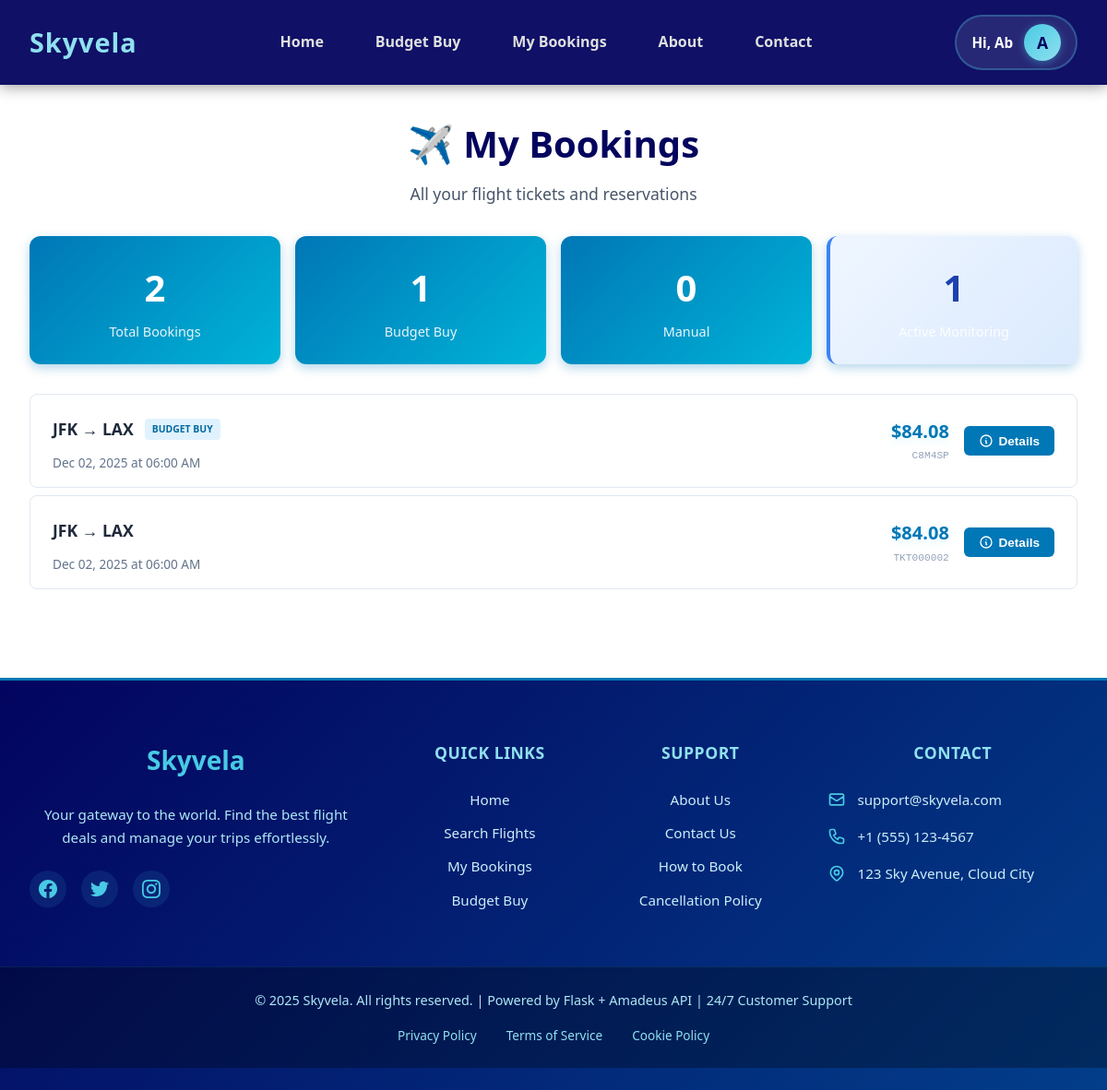
Page /my-bookings (signed in) on the committed database.
### models.py (models this page shows, shortened)
class BudgetBuyRequest(db.Model):
    __tablename__ = "BudgetBuyRequest"
    request_id: Mapped[int] = mapped_column(Integer, primary_key=True, autoincrement=True)
    user_id: Mapped[int] = mapped_column(Integer, db.ForeignKey("User.user_id", ondelete="CASCADE"), nullable=False)
    origin: Mapped[str] = mapped_column(String(3), nullable=False)
    destination: Mapped[str] = mapped_column(String(3), nullable=False)
    departure_date: Mapped[Optional[datetime]] = mapped_column(DateTime)
    return_date: Mapped[Optional[datetime]] = mapped_column(DateTime)
    trip_duration_weeks: Mapped[Optional[int]] = mapped_column(Integer)  # 2 weeks, 3 weeks, etc.
    non_stop_only: Mapped[bool] = mapped_column(Boolean, default=False)
    max_stops: Mapped[Optional[int]] = mapped_column(Integer)
    preferred_time: Mapped[Optional[str]] = mapped_column(String(32))  # Morning/Afternoon/Night
    preferred_airline: Mapped[Optional[str]] = mapped_column(String(3))  # IATA code
    min_budget: Mapped[float] = mapped_column(Float, nullable=False)
    max_budget: Mapped[float] = mapped_column(Float, nullable=False)
    currency: Mapped[str] = mapped_column(String(8), default='USD')
    mode: Mapped[str] = mapped_column(String(16), nullable=False)  # 'auto_book' or 'alert_only'
    status: Mapped[str] = mapped_column(String(32), default='pending')
    booked_ticket_id: Mapped[Optional[int]] = mapped_column(Integer, db.ForeignKey("Ticket.ticket_id", ondelete="SET NULL"))
    booked_price: Mapped[Optional[float]] = mapped_column(Float)
    booking_confirmation: Mapped[Optional[str]] = mapped_column(String(64))
    created_at: Mapped[datetime] = mapped_column(DateTime, default=datetime.utcnow, nullable=False)
    last_checked_at: Mapped[Optional[datetime]] = mapped_column(DateTime)
    completed_at: Mapped[Optional[datetime]] = mapped_column(DateTime)
    user = relationship("User", backref="budget_requests")

class Flight(db.Model):
    __tablename__ = "Flight"
    flight_id: Mapped[int] = mapped_column(Integer, primary_key=True, autoincrement=True)
    flight_number: Mapped[Optional[str]] = mapped_column(String(32))  # May be unknown for multi-segment offers
    departure_airport: Mapped[str] = mapped_column(String(3), nullable=False)
    arrival_airport: Mapped[str] = mapped_column(String(3), nullable=False)
    departure_time: Mapped[Optional[datetime]] = mapped_column(DateTime)
    arrival_time: Mapped[Optional[datetime]] = mapped_column(DateTime)
    duration: Mapped[Optional[int]] = mapped_column(Integer)  # minutes

class Ticket(db.Model):
    __tablename__ = "Ticket"
    ticket_id: Mapped[int] = mapped_column(Integer, primary_key=True, autoincrement=True)
    flight_id: Mapped[int] = mapped_column(Integer, db.ForeignKey("Flight.flight_id", ondelete="CASCADE"), nullable=False)
    search_id: Mapped[Optional[int]] = mapped_column(Integer, db.ForeignKey("Search.search_id", ondelete="SET NULL"))
    price: Mapped[float] = mapped_column(Float, nullable=False)
    currency: Mapped[str] = mapped_column(String(8), default='USD')
    fare_class: Mapped[Optional[str]] = mapped_column(String(32))
    Ticket_bought: Mapped[bool] = mapped_column(Boolean, default=False)
    scraped_at: Mapped[datetime] = mapped_column(DateTime, default=datetime.utcnow, nullable=False)

### app.py (the view)
@app.route('/my-bookings')
def my_bookings():
    if not session.get('user_id'):
        flash('Please log in to view your bookings.', 'error')
        return redirect(url_for('login'))
    try:
        from models import Ticket, Flight, Search, BudgetBuyRequest
        from datetime import datetime
        user_id = session.get('user_id')
        current_time = datetime.now()
        tickets = db.session.query(Ticket, Flight, Search).join(
            Flight, Ticket.flight_id == Flight.flight_id
        ).outerjoin(
            Search, Ticket.search_id == Search.search_id
        ).filter(
            (Search.user_id == user_id) | (Ticket.Ticket_bought == True)
        ).order_by(
            Ticket.scraped_at.desc()
        ).all()
        budget_bookings = BudgetBuyRequest.query.filter_by(
            user_id=user_id,
            status='booked'
        ).all()
        all_bookings = []
        for ticket, flight, search in tickets:
            if ticket.Ticket_bought:
                if flight.departure_time and flight.departure_time < current_time:
                    continue  # Skip past flights
                all_bookings.append({
                    'type': 'manual' if search else 'unknown',
                    'ticket': ticket,
                    'flight': flight,
                    'search': search,
                    'booking_date': ticket.scraped_at,
                    'confirmation': f"TKT{ticket.ticket_id:06d}"
                })
        for req in budget_bookings:
            if req.booked_ticket_id:
                ticket = Ticket.query.get(req.booked_ticket_id)
                if ticket:
                    flight = Flight.query.get(ticket.flight_id)
                    if flight and flight.departure_time and flight.departure_time < current_time:
                        continue  # Skip past flights
                    all_bookings.append({
                        'type': 'budget_buy',
                        'ticket': ticket,
                        'flight': flight,
                        'search': None,
                        'budget_request': req,
                        'booking_date': req.completed_at or ticket.scraped_at,
                        'confirmation': req.booking_confirmation or f"BB{req.request_id:06d}"
                    })
        all_bookings.sort(key=lambda x: x['booking_date'], reverse=True)
        active_budget_requests = BudgetBuyRequest.query.filter(
            BudgetBuyRequest.user_id == user_id,
            BudgetBuyRequest.status.in_(['pending', 'searching', 'price_found', 'alert_sent'])
        ).count()
        return render_template('my_bookings.html',
                             bookings=all_bookings,
                             active_budget_requests=active_budget_requests)
    except Exception as e:
        print(f"❌ My Bookings page error: {e}")
        import traceback
        traceback.print_exc()
        return render_template('my_bookings.html', bookings=[])

### app.py (called while the page is built)
@app.context_processor
def inject_active_requests():
    active_requests = 0
    if session.get('user_id'):
        try:
            from models import BudgetBuyRequest
            active_requests = BudgetBuyRequest.query.filter_by(
                user_id=session.get('user_id')
            ).filter(
                BudgetBuyRequest.status.in_(['pending', 'searching', 'price_found'])
            ).count()
        except Exception:
            pass
    return dict(active_requests=active_requests)

### templates/my_bookings.html (shortened to what this page needs)
{% extends 'base.html' %}
{% block content %}
<div class="bookings-container">
    <div class="bookings-header">
        <h1>✈️ My Bookings</h1>
        <p>All your flight tickets and reservations</p>
    </div>
    {% if bookings %}
    <div class="bookings-stats">
        <div class="stat-card">
            <div class="stat-number">{{ bookings|length }}</div>
            <div class="stat-label">Total Bookings</div>
        </div>
        <div class="stat-card">
            <div class="stat-number">{{ bookings|selectattr('type', 'equalto', 'budget_buy')|list|length }}</div>
            <div class="stat-label">Budget Buy</div>
        </div>
        <div class="stat-card">
            <div class="stat-number">{{ bookings|selectattr('type', 'equalto', 'manual')|list|length }}</div>
            <div class="stat-label">Manual</div>
        </div>
        {% if active_budget_requests %}
        <div class="stat-card" style="background: linear-gradient(135deg, #eff6ff 0%, #dbeafe 100%); border-left: 4px solid #3b82f6;">
            <div class="stat-number" style="color: #1e40af;">{{ active_budget_requests }}</div>
            <div class="stat-label">Active Monitoring</div>
        </div>
        {% endif %}
    </div>
    <div class="bookings-list">
        {% for booking in bookings %}
        <div class="booking-row">
            <div class="booking-main">
                <div class="route-info">
                    <span class="route">{{ booking.flight.departure_airport }} → {{ booking.flight.arrival_airport }}</span>
                    {% if booking.type == 'budget_buy' %}
                        <span class="type-badge budget">Budget Buy</span>
                    {% endif %}
                </div>
                <div class="flight-date">
                    {% if booking.flight.departure_time %}
                        {{ booking.flight.departure_time.strftime('%b %d, %Y at %I:%M %p') }}
                    {% else %}
                        TBD
                    {% endif %}
                </div>
            </div>
            <div class="booking-price">
                <div class="price">${{ "%.2f"|format(booking.ticket.price) }}</div>
                <div class="confirmation">{{ booking.confirmation }}</div>
            </div>
            <button class="details-btn" onclick='showDetails({{ loop.index0 }},
                {
                    "type": "{{ booking.type }}",
                    "route": "{{ booking.flight.departure_airport }} → {{ booking.flight.arrival_airport }}",
                    "flight_number": "{{ booking.flight.flight_number or 'TBD' }}",
                    "departure_time": "{% if booking.flight.departure_time %}{{ booking.flight.departure_time.strftime('%b %d, %Y at %I:%M %p') }}{% else %}TBD{% endif %}",
                    "duration": "{{ booking.flight.duration or 'TBD' }}",
                    "fare_class": "{{ booking.ticket.fare_class or 'Economy' }}",
                    "price": {{ booking.ticket.price }},
                    "currency": "{{ booking.ticket.currency }}",
                    "confirmation": "{{ booking.confirmation }}",
                    "passenger_name": "{% if booking.ticket.passenger_first_name %}{{ booking.ticket.passenger_first_name }} {{ booking.ticket.passenger_last_name }}{% endif %}",
                    "passport": "{% if booking.ticket.passenger_passport %}{{ booking.ticket.passenger_passport }}{% endif %}"
                    {% if booking.type == 'budget_buy' and booking.budget_request %},
                    "budget": {
                        "min": {{ booking.budget_request.min_budget }},
                        "max": {{ booking.budget_request.max_budget }},
                        "booked_price": {{ booking.budget_request.booked_price or booking.ticket.price }},
                        "mode": "{{ booking.budget_request.mode }}",
                        "non_stop": {{ booking.budget_request.non_stop_only|lower }}
                    }
                    {% endif %}
                })'>
                <svg width="16" height="16" fill="none" stroke="currentColor" viewBox="0 0 24 24">
                    <path stroke-linecap="round" stroke-linejoin="round" stroke-width="2" d="M13 16h-1v-4h-1m1-4h.01M21 12a9 9 0 11-18 0 9 9 0 0118 0z"></path>
                </svg>
                Details
            </button>
        </div>
        {% endfor %}
    </div>
    {% endif %}
</div>
{% endblock %}

### templates/my_bookings.html (style rules this page uses)
.bookings-container { max-width: 1200px; margin: 0 auto; padding: 2rem; }
.bookings-header { text-align: center; margin-bottom: 2rem; }
.bookings-header h1 { color: #03045e; font-size: 2.5rem; margin-bottom: 0.5rem; }
.bookings-header p { color: #475569; font-size: 1.1rem; }
.bookings-stats { display: grid; grid-template-columns: repeat(auto-fit, minmax(200px, 1fr)); gap: 1rem; margin-bottom: 2rem; }
.stat-card { background: linear-gradient(135deg, #0077b6, #00b4d8); color: white; padding: 1.5rem; border-radius: 12px; text-align: center; box-shadow: 0 4px 12px rgba(0, 119, 182, 0.3); }
.stat-number { font-size: 2.5rem; font-weight: bold; margin-bottom: 0.25rem; }
.stat-label { font-size: 0.9rem; opacity: 0.9; }
.bookings-list { display: flex; flex-direction: column; gap: 0.5rem; }
.booking-row { background: white; border: 1px solid #e2e8f0; border-radius: 8px; padding: 1rem 1.5rem; display: flex; justify-content: space-between; align-items: center; transition: all 0.2s; }
.booking-main { flex: 1; }
.route-info { display: flex; align-items: center; gap: 0.75rem; margin-bottom: 0.25rem; }
.route { font-size: 1.1rem; font-weight: 700; color: #1e293b; }
.type-badge { font-size: 0.65rem; padding: 0.2rem 0.5rem; border-radius: 4px; font-weight: 600; text-transform: uppercase; }
.type-badge.budget { background: #e0f2fe; color: #0369a1; }
.flight-date { font-size: 0.85rem; color: #64748b; }
.booking-price { text-align: right; }
.price { font-size: 1.25rem; font-weight: 700; color: #0077b6; margin-bottom: 0.15rem; }
.confirmation { font-size: 0.7rem; color: #94a3b8; font-family: 'Courier New', monospace; }
.details-btn { display: inline-flex; align-items: center; gap: 0.35rem; padding: 0.5rem 1rem; background: #0077b6; color: white; border: none; border-radius: 6px; font-size: 0.85rem; font-weight: 600; cursor: pointer; transition: all 0.2s; margin-left: 1rem; }
.details-btn svg { width: 16px; height: 16px; }

### rows in the picture
BudgetBuyRequest: flight.departure_airport "JFK", flight.arrival_airport "LAX", shows "BUDGET BUY", flight.departure_time "Dec 02, 2025 at 06:00 AM", confirmation "C8M4SP"
Ticket: ticket.price "84.08", ticket.price "84.08"
Flight: flight.departure_airport "JFK", flight.arrival_airport "LAX", flight.departure_time "Dec 02, 2025 at 06:00 AM"

### other values in the picture
{{ session.get('user_name') }} "Ab"
{{ bookings|length }} "2"
{{ bookings|selectattr('type', 'equalto', 'budget_buy')|list|length }} "1"
{{ bookings|selectattr('type', 'equalto', 'manual')|list|length }} "0"
{{ active_budget_requests }} "1"
{{ booking.confirmation }} "TKT000002"
